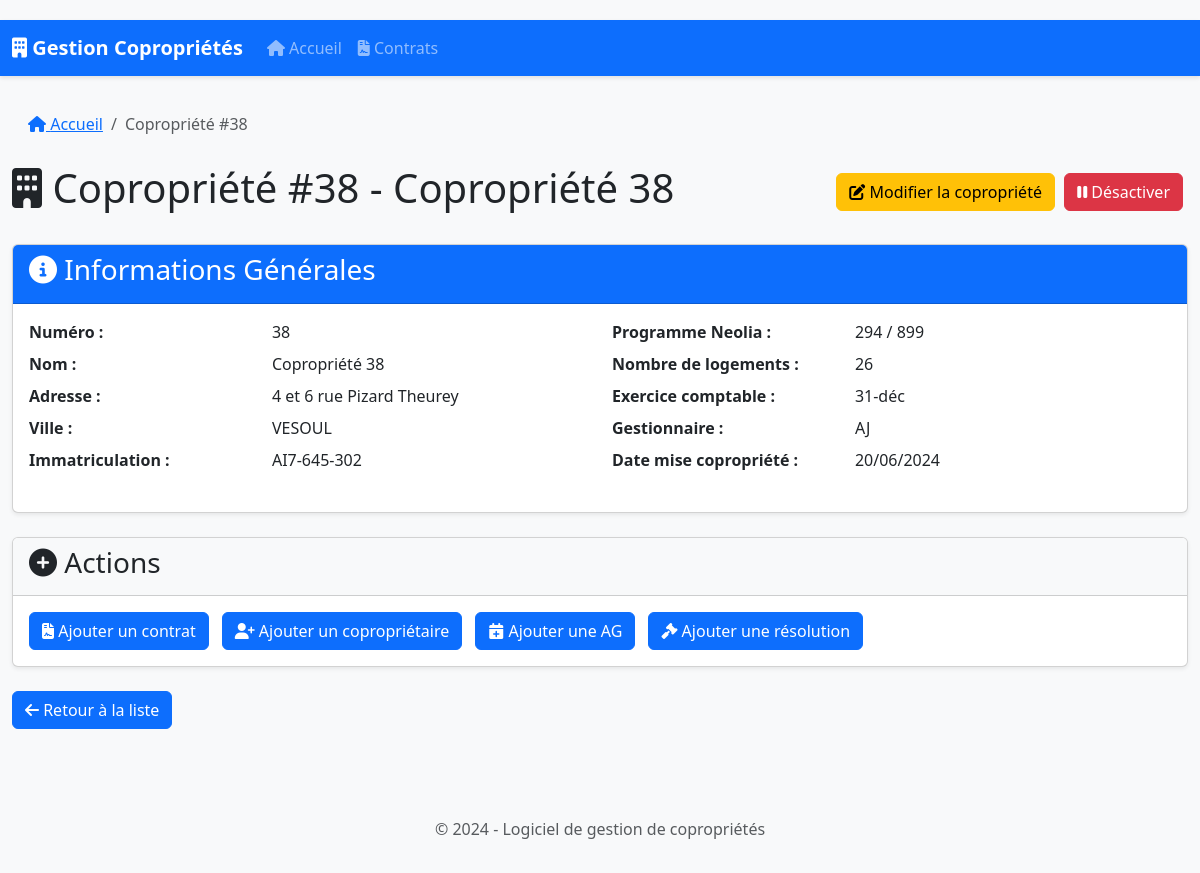
Screenshot of /copropriete/38 with the database file from the repository.
### app.py (models this page shows)
class Copropriete(db.Model):
    id = db.Column(db.Integer, primary_key=True)
    numero = db.Column(db.Integer, unique=True, nullable=False)
    nom = db.Column(db.String(200), nullable=False)
    date_mise_copropriete = db.Column(db.Date)
    programme_neolia = db.Column(db.String(100))
    adresse = db.Column(db.String(300))
    ville = db.Column(db.String(100))
    immatriculation = db.Column(db.String(100))
    nombre_logements = db.Column(db.Integer)
    exercice_comptable = db.Column(db.String(20))
    gestionnaire = db.Column(db.String(50))
    est_active = db.Column(db.Boolean, default=True)
    fiche_immeuble = db.relationship('FicheImmeuble', backref='copropriete', uselist=False)
    contrats = db.relationship('Contrat', backref='copropriete', lazy=True)
    coproprietaires = db.relationship('Coproprietaire', backref='copropriete', lazy=True)
    assemblees_generales = db.relationship('AssembleeGenerale', backref='copropriete', lazy=True)
    resolutions_futures = db.relationship('ResolutionFuture', backref='copropriete', lazy=True)

### app.py (the view)
@app.route('/copropriete/<int:copro_id>')
def copropriete(copro_id):
    copropriete = Copropriete.query.options(
        joinedload(Copropriete.fiche_immeuble),
        joinedload(Copropriete.coproprietaires),
        joinedload(Copropriete.coproprietaires).joinedload(Coproprietaire.lots),
        joinedload(Copropriete.coproprietaires).joinedload(Coproprietaire.emails),
        joinedload(Copropriete.coproprietaires).joinedload(Coproprietaire.telephones),
        joinedload(Copropriete.contrats).joinedload(Contrat.prestations),
        joinedload(Copropriete.assemblees_generales).joinedload(AssembleeGenerale.points_a_retenir),
        joinedload(Copropriete.assemblees_generales).joinedload(AssembleeGenerale.budgets_travaux).joinedload(BudgetTravaux.appels_fonds),
        joinedload(Copropriete.resolutions_futures)
    ).get_or_404(copro_id)
    types_contrats = ["Assurance", "Nettoyage", "Entretien", "Sécurité", "Autre"]
    civilites = Civilite.query.all()
    return render_template(
        'copropriete.html',
        copropriete=copropriete,
        contrats=copropriete.contrats,
        coproprietaires=copropriete.coproprietaires,
        assemblees=copropriete.assemblees_generales,
        resolutions=copropriete.resolutions_futures,
        types_contrats=types_contrats,
        civilites=civilites
    )

### app.py (called while the page is built)
@app.context_processor
def inject_models():
    return dict(Civilite=Civilite)

### templates/copropriete.html (shortened to what this page needs)
{% extends "base.html" %}
{% block content %}
<div class="row">
    <div class="col-md-12">
        <nav aria-label="breadcrumb">
            <ol class="breadcrumb">
                <li class="breadcrumb-item"><a href="{{ url_for('index') }}"><i class="fas fa-home"></i> Accueil</a></li>
                <li class="breadcrumb-item active" aria-current="page">Copropriété #{{ copropriete.numero }}</li>
            </ol>
        </nav>
        <div class="d-flex justify-content-between align-items-center mb-4">
            <h1><i class="fas fa-building"></i> Copropriété #{{ copropriete.numero }} - {{ copropriete.nom }}</h1>
            <div>
                    <a href="{{ url_for('edit_copropriete', copro_id=copropriete.id) }}" class="btn btn-warning">
                        <i class="fas fa-edit"></i> Modifier la copropriété
                    </a>
                {% if copropriete.est_active %}
                    <form method="POST" action="{{ url_for('toggle_active', copro_id=copropriete.id) }}" class="d-inline">
                        <button type="submit" class="btn btn-danger">
                            <i class="fas fa-pause"></i> Désactiver
                        </button>
                    </form>
                {% else %}
                    <form method="POST" action="{{ url_for('toggle_active', copro_id=copropriete.id) }}" class="d-inline">
                        <button type="submit" class="btn btn-success">
                            <i class="fas fa-play"></i> Réactiver
                        </button>
                    </form>
                {% endif %}
            </div>
        </div>
    </div>
</div>
<div class="card mb-4">
    <div class="card-header bg-primary text-white">
        <h3><i class="fas fa-info-circle"></i> Informations Générales</h3>
    </div>
    <div class="card-body">
        <div class="row">
            <div class="col-md-6">
                <dl class="row">
                    <dt class="col-sm-5">Numéro :</dt>
                    <dd class="col-sm-7">{{ copropriete.numero }}</dd>
                    <dt class="col-sm-5">Nom :</dt>
                    <dd class="col-sm-7">{{ copropriete.nom }}</dd>
                    <dt class="col-sm-5">Adresse :</dt>
                    <dd class="col-sm-7">{{ copropriete.adresse }}</dd>
                    <dt class="col-sm-5">Ville :</dt>
                    <dd class="col-sm-7">{{ copropriete.ville }}</dd>
                    <dt class="col-sm-5">Immatriculation :</dt>
                    <dd class="col-sm-7">{{ copropriete.immatriculation or 'N/C' }}</dd>
                </dl>
            </div>
            <div class="col-md-6">
                <dl class="row">
                    <dt class="col-sm-5">Programme Neolia :</dt>
                    <dd class="col-sm-7">{{ copropriete.programme_neolia or 'N/C' }}</dd>
                    <dt class="col-sm-5">Nombre de logements :</dt>
                    <dd class="col-sm-7">{{ copropriete.nombre_logements or 0 }}</dd>
                    <dt class="col-sm-5">Exercice comptable :</dt>
                    <dd class="col-sm-7">{{ copropriete.exercice_comptable or 'N/C' }}</dd>
                    <dt class="col-sm-5">Gestionnaire :</dt>
                    <dd class="col-sm-7">{{ copropriete.gestionnaire or 'N/C' }}</dd>
                    <dt class="col-sm-5">Date mise copropriété :</dt>
                    <dd class="col-sm-7">
                        {{ copropriete.date_mise_copropriete.strftime('%d/%m/%Y') if copropriete.date_mise_copropriete else 'N/C' }}
                    </dd>
                </dl>
            </div>
        </div>
    </div>
</div>
<div class="card mb-4">
    <div class="card-header bg-light">
        <h3><i class="fas fa-plus-circle"></i> Actions</h3>
    </div>
    <div class="card-body">
        <div class="d-flex flex-wrap gap-2">
            <button type="button" class="btn btn-primary" data-bs-toggle="modal" data-bs-target="#addContratModal">
                <i class="fas fa-file-contract"></i> Ajouter un contrat
            </button>
            <button type="button" class="btn btn-primary" data-bs-toggle="modal" data-bs-target="#addCoproprietaireModal">
                <i class="fas fa-user-plus"></i> Ajouter un copropriétaire
            </button>
            <button type="button" class="btn btn-primary" data-bs-toggle="modal" data-bs-target="#addAGModal">
                <i class="fas fa-calendar-plus"></i> Ajouter une AG
            </button>
            <button type="button" class="btn btn-primary" data-bs-toggle="modal" data-bs-target="#addResolutionModal">
                <i class="fas fa-gavel"></i> Ajouter une résolution
            </button>
        </div>
    </div>
</div>
<a href="{{ url_for('index') }}" class="btn btn-primary mb-4">
    <i class="fas fa-arrow-left"></i> Retour à la liste
</a>
{% endblock %}

### static/css/style.css (style rules this page uses)
body { padding-top: 20px; background-color: #f8f9fa; }
.card { margin-bottom: 20px; box-shadow: 0 0.125rem 0.25rem rgba(0, 0, 0, 0.075); }
.card-header { font-weight: 600; }
.btn { margin-right: 5px; }
.breadcrumb { background-color: transparent; padding: 0.75rem 1rem; }
.breadcrumb-item + .breadcrumb-item::before { content: "/"; }

### rows the page displays
Copropriete: numero "38", nom "Copropriété 38", adresse "4 et 6 rue Pizard Theurey", ville "VESOUL", immatriculation "AI7-645-302", programme_neolia "294 / 899", nombre_logements "26", exercice_comptable "31-déc", gestionnaire "AJ", date_mise_copropriete "20/06/2024"
